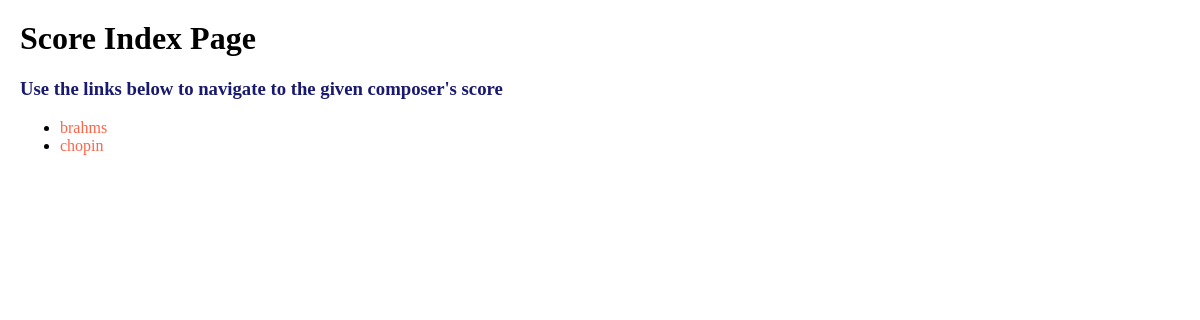
/, run on an earlier commit of the app's database.
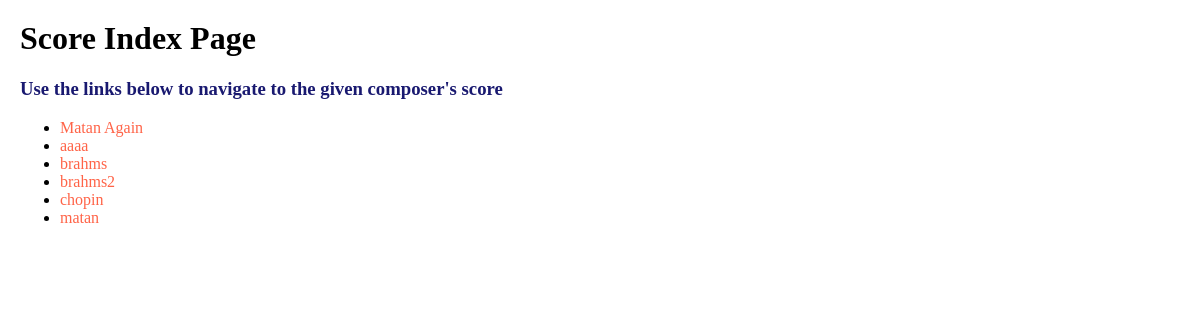
And on a later commit of the database.
### scores/models.py (models this page shows)
class Scores(models.Model):
    composer = models.CharField(max_length=200)
    scorePDF = models.FileField()
    scoreMEI = models.FileField()

### scores/views.py (the view)
# urls.py: path('', views.index, name='index'),
def index(request):
    score_list = Scores.objects.order_by("composer")[:]
    context = {'score_list': score_list}
    return render(request, 'index.html', context)

### scores/templates/index.html (shortened to what this page needs)
<html>
	<head>
		<link rel="stylesheet" type="text/css" href="/static/style.css">
	</head>
	<body>
		<h1> Score Index Page </h1>
		<h3> Use the links below to navigate to the given composer's score </h3>
		<ul>
			{% for score in score_list %}
				<li>
					<a href="score_viewer/{{score.composer}}">{{score.composer}}</a>
				</li>
			{% endfor %}
		</ul>
	</body>
</html>

What changed in the data, as far as the page shows it:
added Scores: composer "Matan Again"
added Scores: composer "aaaa"
added Scores: composer "brahms2"
added Scores: composer "matan"
